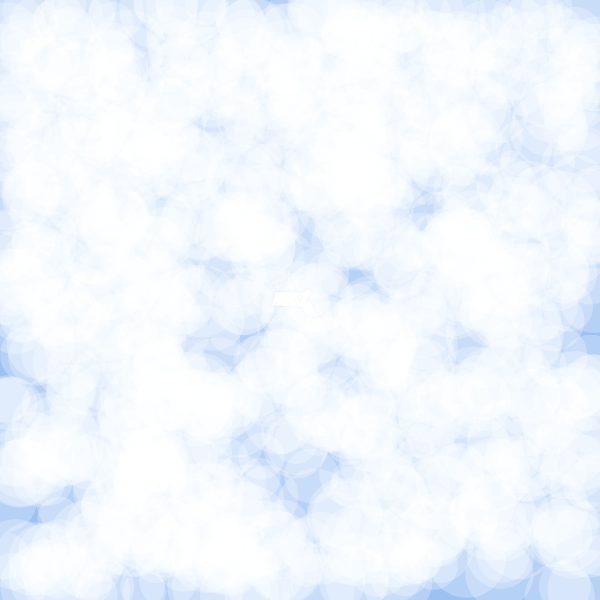
Frame 1 (no input)
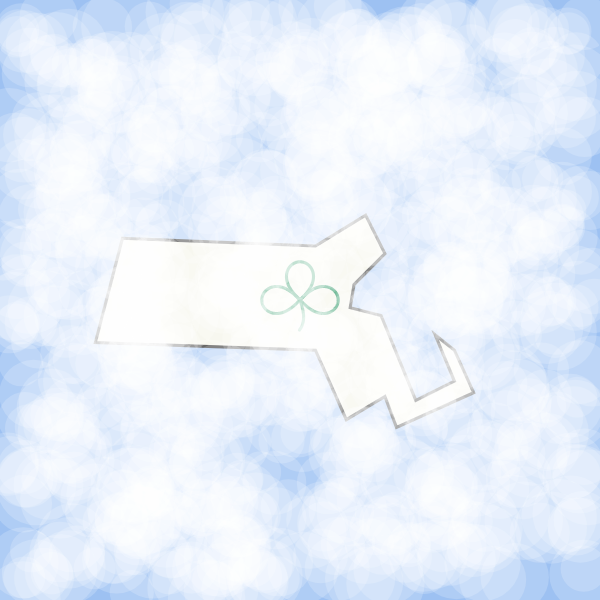
Frame 60 (no input)
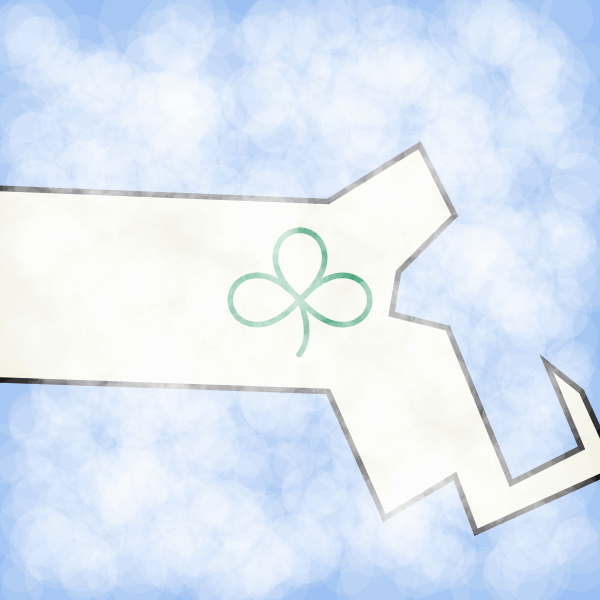
Frame 120 (the mouse pressed at the canvas centre since frame 60)

The p5.js sketch that drew these frames (run headless with seeded random() and noise() and a simulated clock; from frame 60 on, the mouse is pressed at the canvas centre):

// p5.js sketch
// ── sketch.js
/*
http://nexusbug.com/

STORY of ONE

EP 005: Mass

SCALE = pow(10, 4) meters
SCALE = pow(10, 1) meters
*/

let wW, wH, cW, cH;

let cnv;

let ma;

let sc = 0.1;

let interval;

let c; //clover
let cstem;

let clouds = [];

function preload() {}

function setup() {
  calcCanvasSize();
  cnv = createCanvas(cW, cH);

  ma = new Mass;

  c = new Lemniscate(35, 0.25, 0.75);
  cstem = new Lemniscate(35, 0.75, 0.92);

  for (let i = 0; i < 1000; i++) {
    let x = random(cW);
    let y = random(cH);
    let r = random(20, 40);
    clouds[i] = new Cloud(x, y, r, 65, 0);
  }


  interval = setInterval(timer, 1);

}



function draw() {
  colorMode(HSB, 360, 100, 100);
  if (sc <= 5) {
    background(215, 35, 95);
  } else if (5 < sc <= 112) {
    background(60, 5, 95);
  }

  imageMode(CENTER);
  colorMode(HSB, 360, 100, 100);

  translate(cW / 2, cH / 2);

  noFill();
  strokeWeight(4);
  stroke(10);


  if (sc <= 5) {
    push();
    scale(sc);
    fill(60, 5, 95);
    ma.disp();
    pop();
  }

  stroke(152, 100, 50);
  if (sc <= 112) {
    push();
    scale(sc);
    c.disp();
    rotate(PI);
    c.disp();
    rotate(1.5 * PI);
    c.disp();
    rotate(0.15 * PI);
    cstem.disp();
    pop();
  }


  if (110 < sc) {
    push();
    rectMode(CENTER);
    noStroke();
    fill(152, 100, 50);
    rect(0, 0, cW, cH);
    pop();
  }

  if (120 < sc) {
    clearInterval(interval);
  }

  translate(-cW / 2, -cH / 2);

  if (sc <= 3) {
    colorMode(RGB, 255);
    for (let cloud of clouds) {
      fill(255, alpha);
      cloud.move();
      cloud.show();
    }
  }

}



function timer() {
  if (sc <= 5) {
    sc += 0.002;
  } else if (5 < sc <= 112) {
    sc += 0.05;
  }
}

class Cloud {
  constructor(x, y, r, density, limit) {
    this.x = x;
    this.y = y;
    this.r = r;

    this.a = density;
    this.l = limit;
  }

  move() {
    this.x = this.x + random(-5, 5);
    this.y = this.y + random(-5, 5);
    if (this.x > cW || this.x < 0 || this.y > cH || this.y < 0) {
      this.x = random(cW);
      this.y = random(cH);
    }

    if (this.a >= this.l) {
      this.a -= 0.3;
    }

  }

  show() {
    noStroke();
    fill(255, this.a);
    ellipse(this.x, this.y, this.r * 2);
  }
}


class Mass {
  constructor() {
    this.cx = 35;
    this.cy = 10;
  }

  disp() {

    beginShape();
    vertex(cS(this.cx) + cS(30), cS(this.cy) + cS(0));
    vertex(cS(this.cx) + cS(35), cS(this.cy) + cS(-30));
    vertex(cS(this.cx) + cS(75), cS(this.cy) + cS(-70));
    vertex(cS(this.cx) + cS(50), cS(this.cy) + cS(-120));
    vertex(cS(this.cx) + cS(-15), cS(this.cy) + cS(-80));
    vertex(cS(this.cx) + cS(-265), cS(this.cy) + cS(-90));
    vertex(cS(this.cx) + cS(-300), cS(this.cy) + cS(45));
    vertex(cS(this.cx) + cS(-15), cS(this.cy) + cS(55));
    vertex(cS(this.cx) + cS(25), cS(this.cy) + cS(145));
    vertex(cS(this.cx) + cS(75), cS(this.cy) + cS(115));
    vertex(cS(this.cx) + cS(90), cS(this.cy) + cS(155));
    vertex(cS(this.cx) + cS(190), cS(this.cy) + cS(110));
    vertex(cS(this.cx) + cS(165), cS(this.cy) + cS(55));
    vertex(cS(this.cx) + cS(140), cS(this.cy) + cS(35));
    vertex(cS(this.cx) + cS(165), cS(this.cy) + cS(95));
    vertex(cS(this.cx) + cS(115), cS(this.cy) + cS(120));
    vertex(cS(this.cx) + cS(70), cS(this.cy) + cS(10));
    endShape(CLOSE);
  }

}

class Lemniscate {
  constructor(scale, c1, c2) {
    this.scale = scale || 150;
    this.r;

    this.c1 = c1 || 0.25;
    this.c2 = c2 || 0.75;
  }


  disp() {

    beginShape();
    for (let angle = this.c1 * TWO_PI; angle < this.c2 * TWO_PI; angle += 0.01) {
      this.r = this.scale * (sqrt(2) * cos(angle)) / (pow(sin(angle), 2) + 1);
      let x = this.r;
      let y = this.r * sin(angle);
      vertex(cS(x), cS(y));
    }
    endShape();

  }

}



//template

//convert Size
function cS(num) {
  let n = num;
  n = cW / (600 / n);
  return n;
}

function calcCanvasSize() {
  wW = windowWidth;
  wH = windowHeight;

  if (wW < wH) {
    wH = wW
  } else {
    wW = wH
  }

  cW = wW - 300;

  if (wW <= 700) {
    cW = 400;
  } else if (wW >= 900) {
    cW = 600;
  }
  cH = cW;
}

function windowResized() {
  calcCanvasSize();
  resizeCanvas(cW, cH);
}
